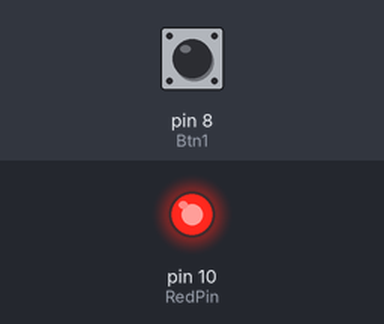
The sketch below on a simulated Arduino Uno, built with avr-gcc and run on an emulated ATmega328P. Parts: output pins drawn as LEDs (lit = HIGH). The test bench sets the inputs (shaded band); at power-on: pin 8 (Btn1) HIGH.

Above: at 1.2 s.
1.3 s: pin 8 (Btn1) pulled LOW for 0.15 s
At 1.37 s:
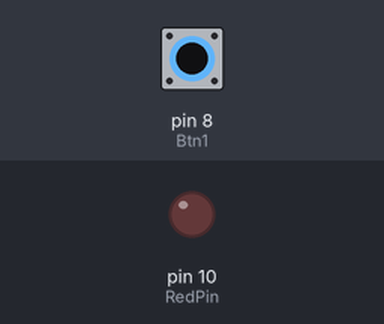
2.9 s: pin 8 (Btn1) pulled LOW for 3.2 s
At 6.6 s:
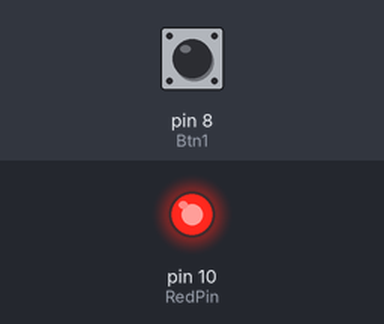
Timing chart, 0 to 8.1 s (numbered marks = the images above; inputs shaded):
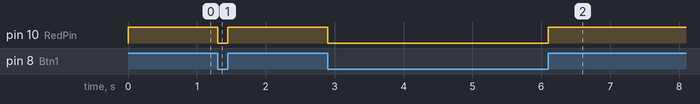

Measured:
- after the input at 1.3 s, pin 10 (RedPin): HIGH → LOW at once, → HIGH 0.15 s later
- after the input at 2.9 s, pin 10 (RedPin): HIGH → LOW at once, → HIGH 3.2 s later

The sketch:

_4_2LedBtnOnOff2.ino
```cpp
int RedPin = 10;
int Btn1 = 8;
int curBtnState;

// the setup function runs once when you press reset or power the board
void setup() {
  // initialize digital pin LED_BUILTIN as an output.
  pinMode(RedPin, OUTPUT);
  pinMode(Btn1, INPUT);
}

// the loop function runs over and over again forever
void loop() {

 curBtnState = digitalRead(Btn1);

 if(curBtnState == 0){
  digitalWrite(RedPin, LOW);
 }else{
  digitalWrite(RedPin, HIGH);
 }

}
```
